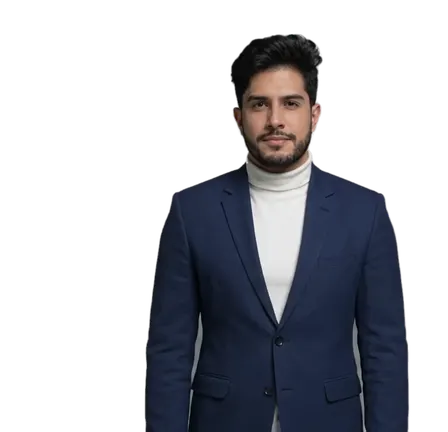
#> input picture f000.webp, 448 x 432 px
$ python -i cutout.py   (imports and definitions only)
#> lines starting #> are read from the running program, lines starting #| are printed output that depends on the picture
"""Frame -> transparent RGBA (1600x900). Spec pipeline adapted to a grey vignetted studio background."""
import sys, os, numpy as np
from PIL import Image
from scipy import ndimage as ndi
import onnxruntime as ort

W, H = 1600, 900
# [1 line that did not run here, left out]
# [1 line that did not run here, left out]

def person_mask(img):
    im = img.convert('RGB').resize((320, 320), Image.LANCZOS)
    a = np.asarray(im).astype(np.float32)
    a = a / max(a.max(), 1e-6)
    a = (a - np.array([0.485, 0.456, 0.406])) / np.array([0.229, 0.224, 0.225])
    x = a.transpose(2, 0, 1)[None].astype(np.float32)
    p = sess.run(None, {iname: x})[0][0, 0]
    p = (p - p.min()) / max(p.max() - p.min(), 1e-6)
    return np.asarray(Image.fromarray((p * 255).astype(np.uint8)).resize((W, H), Image.LANCZOS)).astype(np.float32) / 255

_yy, _xx = np.mgrid[0:H, 0:W]
_u, _v = _xx / W - 0.5, _yy / H - 0.5
_B = np.stack([np.ones_like(_u), _u, _v, _u * _u, _u * _v, _v * _v, _u**3, _v**3], -1).reshape(-1, 8)

def bg_model(rgb, exclude):
    """Smooth polynomial background (vignette) fitted on pixels far from the subject."""
    f = rgb.reshape(-1, 3)
    ok = ~exclude.reshape(-1)
    sub = np.arange(0, ok.size, 7)
    sel = sub[ok[sub]]
    border = np.zeros((H, W), bool); border[:24] = border[-24:] = True; border[:, :24] = border[:, -24:] = True
    for _ in range(3):
        coef, *_ = np.linalg.lstsq(_B[sel], f[sel], rcond=None)
        res = np.abs(_B[sel] @ coef - f[sel]).max(1)
        keep = res < 7
        if keep.sum() < 2000: break
        sel = sel[keep]
    return (_B @ coef).reshape(H, W, 3)

def cutout(path):
#> called with path = '../f000.webp'
    img = Image.open(path).convert('RGB').resize((W, H), Image.LANCZOS)
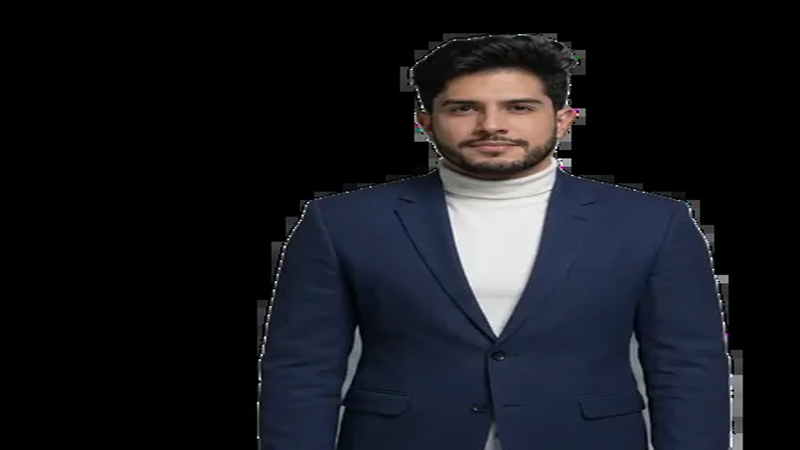
#> img: PIL image 1600x900 RGB (shown at 1/2 size); mean R, G, B 22.5, 23.9, 29.4
    rgb = np.asarray(img).astype(np.float32)
    pm = person_mask(img)
#> in person_mask, `im = img.convert('RGB').resize((320, 320), Image.LANCZOS)`:
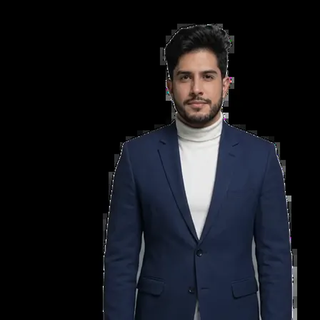
#> im: PIL image 320x320 RGB; mean R, G, B 22.5, 23.9, 29.4
    excl = ndi.binary_dilation(pm > 0.05, iterations=14)
    bg = bg_model(rgb, excl)
    d = np.abs(rgb - bg).max(2)
    soft = np.clip((d - 14) / 26, 0, 1)
    b = ndi.binary_opening(soft > 0.5, structure=np.ones((3, 3)))
    # low-contrast surfaces (table top, chair) sit close to the backdrop: close gaps, fill holes
    opened = b
    closed = ndi.binary_closing(b, structure=np.ones((3, 3)), iterations=7, border_value=0)
    # closing may only bridge low-contrast prop surfaces, never the true backdrop between arm and torso
    dsm = ndi.gaussian_filter(d, 2.0)
    b = opened | (closed & ~opened & (dsm >= 5.5))
    holes = ndi.binary_fill_holes(b) & ~b
    # backdrop pockets enclosed by the suit (arm akimbo, arm/torso gap): border is almost all dark navy -> not a prop
    gapmask = np.zeros((H, W), np.float32)
    lum = rgb @ np.array([0.299, 0.587, 0.114], np.float32)
    suit = (lum < 95) & (rgb[..., 2] > rgb[..., 0] + 8)
    gl, gn = ndi.label(holes)
    for k in range(1, gn + 1):
        m = gl == k
        if m.sum() < 80: continue
        ring = ndi.binary_dilation(m, iterations=3) & ~m
        if suit[ring].mean() > 0.5:
            gapmask[ndi.binary_dilation(m, iterations=1)] = 1.0
    holes &= gapmask < 0.5
    holes[: int(H * 0.62)] = False  # props (table/chair) live in the lower part only
    hl, hn = ndi.label(holes)
    if hn:
        hs = ndi.sum(holes, hl, range(1, hn + 1))
        b = b | np.isin(hl, [i + 1 for i, v in enumerate(hs) if v < 12000])
    b = ndi.binary_opening(b, structure=np.ones((3, 3)), iterations=2)
    lab, n = ndi.label(b)
    if n:
        sizes = ndi.sum(b, lab, range(1, n + 1))
        b = np.isin(lab, [i + 1 for i, s in enumerate(sizes) if s > 4000])
    core = ndi.gaussian_filter(ndi.binary_erosion(b, iterations=2).astype(np.float32), 1.0)
    b = ndi.binary_dilation(b, iterations=4)
    props = np.maximum(soft * b, core)
    a = np.maximum(pm, props)
    a = a * (1 - gapmask)
    a = ndi.gaussian_filter(a, 0.8)
    m = a > 0.05
    out = rgb.copy()
    out[m] = (rgb[m] - (1 - a[m, None]) * bg[m]) / a[m, None]
    out = np.clip(out, 0, 255)
    a = 0.35 * a + 0.65 * ndi.minimum_filter(a, 3)
    a = np.clip((a - 0.14) / 0.86, 0, 1) ** 1.4
    # edge cleanup: edge pixels that still look like background lose opacity
    dd = np.abs(out - bg).max(2)
    edge = a < 0.95
    a = np.where(edge, a * np.clip(dd / 28, 0.25, 1), a)
    rgba = np.dstack([out, a * 255]).clip(0, 255).astype(np.uint8)
    return rgba, pm

# [7 lines not run here, left out]

#> (the run stopped early here; a loop or call above may not have finished)
